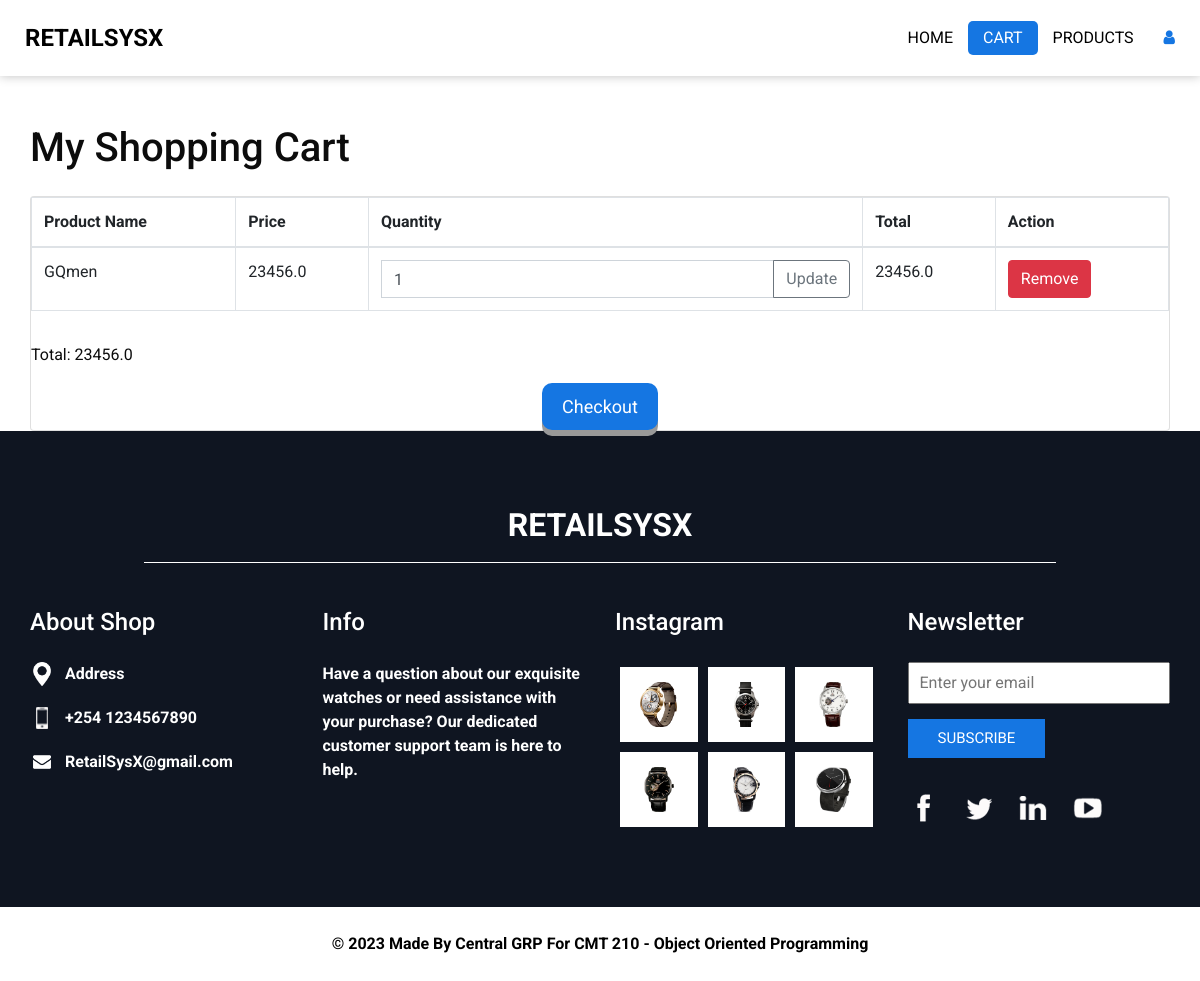
Screenshot of /view_cart (signed in) with the database file from the repository.
### app.py (models this page shows)
class CartItem(db.Model):
    id = db.Column(db.Integer, primary_key=True)
    user_id = db.Column(db.Integer, db.ForeignKey('user.id', ondelete='CASCADE'), nullable=False)
    product_name = db.Column(db.String(80), nullable=False)
    product_price = db.Column(db.Float, nullable=False)
    quantity = db.Column(db.Integer, nullable=False)

### app.py (the view)
@app.route('/view_cart')
@login_required
def view_cart():
    cart_items = CartItem.query.filter_by(user_id=current_user.id).all()
    total = db.session.query(func.sum(CartItem.product_price * CartItem.quantity)).filter_by(user_id=current_user.id).scalar()
    return render_template('user/templates/cart.html', cart_items=cart_items, total=total or 0)

### app.py (called while the page is built)
@login_manager.user_loader
def load_user(user_id):
    return User.query.get(int(user_id))

### templates/user/templates/cart.html (shortened to what this page needs)
<!DOCTYPE html>
<html>
<head>
  <link rel="stylesheet" type="text/css" href="../static/css/bootstrap.css" />
  <link href="../static/css/font-awesome.min.css" rel="stylesheet" />
  <link href="../static/css/style.css" rel="stylesheet" />
  <link href="../static/css/responsive.css" rel="stylesheet" />
<link href="../../../static/css/cart.css" rel="stylesheet">
</head>
<body class="sub_page">
  <div class="hero_area">
    <header class="header_section">
      <div class="container-fluid">
        <nav class="navbar navbar-expand-lg custom_nav-container ">
          <a class="navbar-brand" href="{{ url_for('main') }}">
            <span>
              RetailSysX
            </span>
          </a>
          <div class="collapse navbar-collapse" id="navbarSupportedContent">
            <ul class="navbar-nav  ">
              <li class="nav-item ">
                <a class="nav-link" href="{{ url_for('user_main') }}">Home </a>
              </li>
              <li class="nav-item active">
                <a class="nav-link" href="{{ url_for('about') }}"> Cart</a>
              </li>
              <li class="nav-item">
                <a class="nav-link" href="{{ url_for('products') }}">Products</a>
              </li>
            </ul>
            <div class="user_optio_box">
              <a href="{{ url_for('user_login_page') }}" onclick="return confirmLogout()">
  <i class="fa fa-user" aria-hidden="true" title="Logout as user"></i>
</a>
            </div>
          </div>
        </nav>
      </div>
    </header>
  </div>
<div class="container mt-5">
    <h1 class="mb-4">My Shopping Cart</h1>
    <div class="card">
        <table class="table table-bordered">
            <thead>
                <tr>
                    <th>Product Name</th>
                    <th>Price</th>
                    <th>Quantity</th>
                    <th>Total</th>
                    <th>Action</th>
                </tr>
            </thead>
            <tbody>
                {% for item in cart_items %}
                    <tr>
                        <td>{{ item.product_name }}</td>
                        <td>{{ item.product_price }}</td>
                        <td>
                            <form method="POST" action="/update_quantity">
                                <div class="input-group">
                                    <input type="number" name="quantity" value="{{ item.quantity }}" min="1" class="form-control">
                                    <div class="input-group-append">
                                        <button type="submit" class="btn btn-outline-secondary">Update</button>
                                    </div>
                                </div>
                            </form>
                        </td>
                        <td>{{ item.product_price * item.quantity }}</td>
                        <td>
                            <form method="POST" action="/delete_from_cart">
                                <button type="submit" class="btn btn-danger">Remove</button>
                            </form>
                        </td>
                    </tr>
                {% endfor %}
            </tbody>
        </table>
        <div class="mt-3">
            <p>Total: {{ total }}<B></p>
            <center><button  class="button">Checkout</button></center>
        </div>
    </div>
</div>
  <section class="info_section layout_padding2">
    <div class="container">
      <div class="info_logo">
        <h2>
          RetailSysX
        </h2>
      </div>
      <div class="row">
        <div class="col-md-3">
          <div class="info_contact">
            <h5>
              About Shop
            </h5>
            <div>
              <div class="img-box">
                <img src="../static/images/location-white.png" width="18px" alt="">
              </div>
              <p>
                Address
              </p>
            </div>
            <div>
              <div class="img-box">
                <img src="../static/images/telephone-white.png" width="12px" alt="">
              </div>
              <p>
                +254 1234567890
              </p>
            </div>
            <div>
              <div class="img-box">
                <img src="../static/images/envelope-white.png" width="18px" alt="">
              </div>
              <p>
                RetailSysX@gmail.com
              </p>
            </div>
          </div>
        </div>
        <div class="col-md-3">
          <div class="info_info">
            <h5>
              Info
            </h5>
            <p>
              Have a question about our exquisite watches or need assistance with your purchase? Our dedicated customer support team is here to help.
            </p>
          </div>
        </div>
        <div class="col-md-3">
          <div class="info_insta">
            <h5>
              Instagram
            </h5>
            <div class="insta_container">
              <div class="row m-0">
                <div class="col-4 px-0">
                  <a href="">
                    <div class="insta-box b-1">
                      <img src="../static/images/w1.png" alt="">
                    </div>
                  </a>
                </div>
                <div class="col-4 px-0">
                  <a href="">
                    <div class="insta-box b-1">
                      <img src="../static/images/w2.png" alt="">
                    </div>
                  </a>
                </div>
                <div class="col-4 px-0">
                  <a href="">
                    <div class="insta-box b-1">
                      <img src="../static/images/w3.png" alt="">
                    </div>
                  </a>
                </div>
                <div class="col-4 px-0">
                  <a href="">
                    <div class="insta-box b-1">
                      <img src="../static/images/w4.png" alt="">
                    </div>
                  </a>
                </div>
                <div class="col-4 px-0">
                  <a href="">
                    <div class="insta-box b-1">
                      <img src="../static/images/w5.png" alt="">
                    </div>
                  </a>
                </div>
                <div class="col-4 px-0">
                  <a href="">
                    <div class="insta-box b-1">
                      <img src="../static/images/w6.png" alt="">
                    </div>
                  </a>
                </div>
              </div>
            </div>
          </div>
        </div>
        <div class="col-md-3">
          <div class="info_form ">
            <h5>
              Newsletter
            </h5>
            <form action="{{ url_for('subscribe') }}" method="post">
              <input type="email" name="email" placeholder="Enter your email" required>
              <button type="submit">
                Subscribe
              </button>
            </form>
            <div class="social_box">
              <a href="">
                <img src="../static/images/fb.png" alt="">
              </a>
              <a href="">
                <img src="../static/images/twitter.png" alt="">
              </a>
              <a href="">
                <img src="../static/images/linkedin.png" alt="">
              </a>
              <a href="">
                <img src="../static/images/youtube.png" alt="">
              </a>
            </div>
          </div>
        </div>
      </div>
    </div>
  </section>
  <section class="footer_section">
    <div class="container">
      <p>
        &copy; <span id="displayYear"></span> Made By Central GRP For
        <a href="https://github.com/Levi-LMN/RetailSysX">CMT 210 - Object Oriented Programming</a>
      </p>
    </div>
  </section>
</body>
</html>

### static/css/style.css (style rules this page uses)
body { font-family: "Roboto", sans-serif; color: #0c0c0c; background-color: #ffffff; overflow-x: hidden; }
.layout_padding2 { padding: 75px 0; }
a, a:hover, a:focus { text-decoration: none; }
.btn, .btn:focus { outline: none !important; -webkit-box-shadow: none; box-shadow: none; }
.hero_area { position: relative; min-height: 100vh; display: -webkit-box; display: -ms-flexbox; display: flex; -webkit-box-orient: vertical; -webkit-box-direction: normal; -ms-flex-direction: column; flex-direction: column; }
.sub_page .hero_area { min-height: auto; }
.sub_page .header_section { margin-top: 0; -webkit-box-shadow: 0 0 10px 0 rgba(0, 0, 0, 0.25); box-shadow: 0 0 10px 0 rgba(0, 0, 0, 0.25); }
.header_section .container-fluid { padding-right: 25px; padding-left: 25px; }
.navbar-brand span { font-weight: bold; color: #000000; font-size: 24px; text-transform: uppercase; }
.custom_nav-container { padding: 15px 0; }
.custom_nav-container .navbar-nav { margin: auto; }
.custom_nav-container .navbar-nav .nav-item .nav-link { padding: 5px 25px; color: #000000; text-align: center; text-transform: uppercase; border-radius: 5px; -webkit-transition: all 0.3s; transition: all 0.3s; }
.custom_nav-container .navbar-nav .nav-item:hover .nav-link, .custom_nav-container .navbar-nav .nav-item.active .nav-link { color: #ffffff; background-color: #1576E2; }
.user_optio_box { display: -webkit-box; display: -ms-flexbox; display: flex; }
.user_optio_box a { margin-left: 15px; color: #1576E2; }
.info_section { background-color: #0f1521; color: #ffffff; }
.info_section .info_logo { width: 80%; margin: 0 auto 45px auto; padding-bottom: 10px; text-align: center; border-bottom: 1px solid #ffffff; }
.info_section .info_logo h2 { text-transform: uppercase; font-weight: bold; }
.info_section h5 { margin-bottom: 25px; font-size: 24px; }
.info_section .info_insta .insta_container img { height: 45px; }
.info_section .info_insta .insta_container .insta-box { margin: 5px; display: -webkit-box; display: -ms-flexbox; display: flex; -webkit-box-pack: center; -ms-flex-pack: center; justify-content: center; -webkit-box-align: center; -ms-flex-align: center; align-items: center; background-color: #ffffff; padding: 15px; }
.info_section .info_contact .img-box { width: 35px; display: -webkit-box; display: -ms-flexbox; display: flex; -webkit-box-pack: center; -ms-flex-pack: center; justify-content: center; }
.info_section .info_contact p { margin: 0; }
.info_section .info_contact > div { display: -webkit-box; display: -ms-flexbox; display: flex; -webkit-box-align: center; -ms-flex-align: center; align-items: center; margin: 20px 0; }
.info_section .info_contact > div img { height: auto; margin-right: 12px; }
.info_section .info_form form input { outline: none; width: 100%; padding: 7px 10px; }
.info_section .info_form form button { display: inline-block; padding: 8px 30px; background-color: #1576E2; color: #ffffff; border-radius: 0; -webkit-transition: all 0.3s; transition: all 0.3s; border: none; margin-top: 15px; text-transform: uppercase; font-size: 15px; }
.info_section .info_form .social_box { margin-top: 35px; width: 100%; display: -webkit-box; display: -ms-flexbox; display: flex; }
.info_section .info_form .social_box a { margin-right: 25px; }
.footer_section { position: relative; background-color: #ffffff; text-align: center; }
.footer_section p { color: #000000; padding: 25px 0; margin: 0; }
.footer_section p a { color: inherit; }

### static/css/responsive.css (style rules this page uses)
@media (max-width: 1300px) { .custom_nav-container .navbar-nav { margin: 0; margin-left: auto; align-items: center; } }
@media (max-width: 1300px) { .custom_nav-container .navbar-nav .nav-item .nav-link { padding: 5px 15px; } }
@media (min-width: 1200px) { .container { max-width: 1170px; } }

### static/css/cart.css (style rules this page uses)
.button { display: inline-block; padding: 10px 20px; font-size: 18px; cursor: pointer; text-align: center; text-decoration: none; outline: none; color: #fff; background-color: #1576E2; border: none; border-radius: 10px; box-shadow: 0 6px #999; }

### rows the page displays
CartItem: product_name "GQmen", product_price "23456.0", quantity "1", item.product_price*item.quantity "23456.0"

### other values shown
{{ total }} "23456.0"
